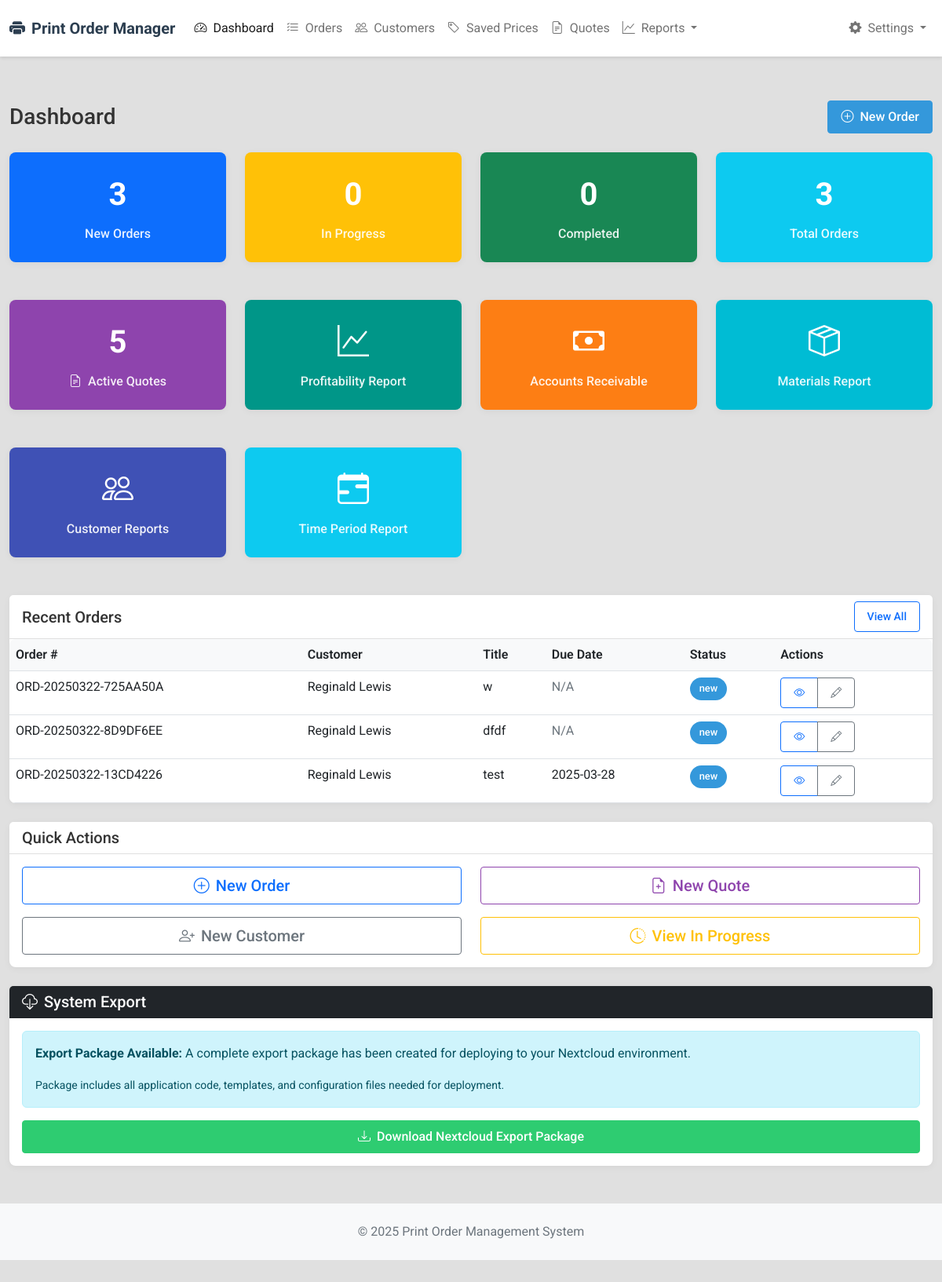
Before: / with the older database file.
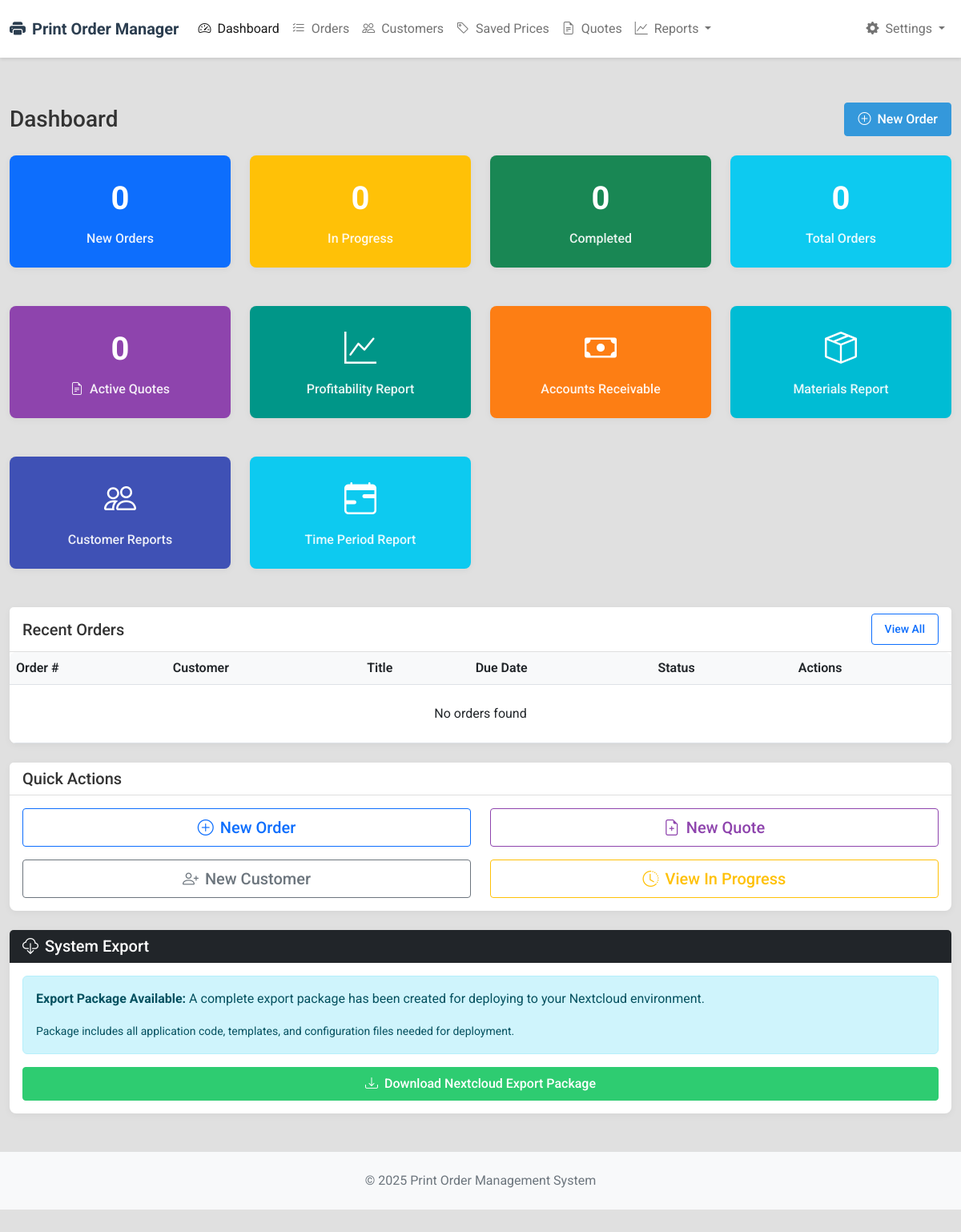
After: the same page with the newer database file.
### models.py (models this page shows, shortened)
class Order(db.Model):
    id = db.Column(db.Integer, primary_key=True)
    order_number = db.Column(db.String(20), unique=True, nullable=False)
    customer_id = db.Column(db.Integer, db.ForeignKey('customer.id'), nullable=False)
    user_id = db.Column(db.Integer, db.ForeignKey('user.id'), nullable=False)
    title = db.Column(db.String(100), nullable=False)
    description = db.Column(db.Text)
    status = db.Column(db.String(20), default='new')  # new, in-progress, completed, cancelled
    due_date = db.Column(db.DateTime)
    total_price = db.Column(db.Float, default=0.0)
    payment_status = db.Column(db.String(20), default='unpaid')  # unpaid, partial, paid
    amount_paid = db.Column(db.Float, default=0.0)
    payment_date = db.Column(db.DateTime, nullable=True)
    payment_method = db.Column(db.String(50), nullable=True)  # cash, check, credit_card, etc.
    payment_reference = db.Column(db.String(100), nullable=True)  # check number, transaction ID, etc.
    invoice_number = db.Column(db.String(50), nullable=True)
    payment_notes = db.Column(db.Text, nullable=True)
    created_at = db.Column(db.DateTime, default=datetime.utcnow)
    updated_at = db.Column(db.DateTime, default=datetime.utcnow, onupdate=datetime.utcnow)
    items = db.relationship('OrderItem', backref='order', lazy=True)
    files = db.relationship('OrderFile', backref='order', lazy=True)
    activities = db.relationship('OrderActivity', backref='order', lazy=True)

class Customer(db.Model):
    id = db.Column(db.Integer, primary_key=True)
    name = db.Column(db.String(100), nullable=False)
    email = db.Column(db.String(120), nullable=False)
    phone = db.Column(db.String(20))
    company = db.Column(db.String(100))
    address = db.Column(db.Text)
    notes = db.Column(db.Text)
    created_at = db.Column(db.DateTime, default=datetime.utcnow)
    orders = db.relationship('Order', backref='customer', lazy=True)

### routes.py (the view)
@app.route('/')
@login_required
def dashboard():
    recent_orders = Order.query.order_by(Order.created_at.desc()).limit(5).all()
    new_orders = Order.query.filter_by(status='new').count()
    in_progress_orders = Order.query.filter_by(status='in-progress').count()
    completed_orders = Order.query.filter_by(status='completed').count()
    active_quotes = Quote.query.filter(Quote.status.in_(['draft', 'sent', 'accepted'])).count()
    return render_template('dashboard.html',
                           recent_orders=recent_orders,
                           new_orders=new_orders,
                           in_progress_orders=in_progress_orders,
                           completed_orders=completed_orders,
                           active_quotes=active_quotes)

### routes.py (called while the page is built, shortened)
def login_required(f):
    @functools.wraps(f)
    def decorated_function(*args, **kwargs):
        return f(*args, **kwargs)
    return decorated_function

@app.before_request
def get_default_user():
    g.user = User.query.filter_by(role='admin').first()

### templates/dashboard.html (shortened to what the changed rows need)
{% extends "layout.html" %}
{% block page_header %}
<div class="d-flex justify-content-between align-items-center mb-4">
    <h1 class="h3 mb-0">Dashboard</h1>
</div>
{% endblock %}
{% block content %}
<div class="row mb-4">
    <div class="col-md-3 col-sm-6 mb-3 mb-md-0">
        <div class="card stats-card bg-primary text-white">
            <div class="stats-number">{{ new_orders }}</div>
            <div class="stats-title">New Orders</div>
        </div>
    </div>
    <div class="col-md-3 col-sm-6">
        <div class="card stats-card bg-info text-white">
            <div class="stats-number">{{ new_orders + in_progress_orders + completed_orders }}</div>
            <div class="stats-title">Total Orders</div>
        </div>
    </div>
</div>
<div class="row mb-4">
    <div class="col-md-3 col-sm-6 mb-3 mb-md-0">
        <a href="{{ url_for('quotes_index') }}" class="text-decoration-none">
            <div class="card stats-card bg-purple text-white">
                <div class="stats-number">{{ active_quotes }}</div>
                <div class="stats-title">
                    <i class="bi bi-file-earmark-text me-1"></i> Active Quotes
                </div>
            </div>
        </a>
    </div>
</div>
<div class="card mb-4">
    <div class="card-body p-0">
        <div class="table-responsive">
            <table class="table mb-0">
                <thead>
                    <tr>
                        <th>Order #</th>
                        <th>Customer</th>
                        <th>Title</th>
                        <th>Due Date</th>
                        <th>Status</th>
                        <th>Actions</th>
                    </tr>
                </thead>
                <tbody>
                    {% if recent_orders %}
                        {% for order in recent_orders %}
                        <tr>
                            <td>{{ order.order_number }}</td>
                            <td>{{ order.customer.name }}</td>
                            <td>{{ order.title }}</td>
                            <td>
                                {% if order.due_date %}
                                    {{ order.due_date.strftime('%Y-%m-%d') }}
                                {% else %}
                                    <span class="text-muted">N/A</span>
                                {% endif %}
                            </td>
                            <td>
                                <span class="badge badge-{{ order.status }}" id="order-status-{{ order.id }}">{{ order.status }}</span>
                            </td>
                            <td>
                                <div class="btn-group btn-group-sm">
                                    <a href="{{ url_for('orders_view', id=order.id) }}" class="btn btn-outline-primary">
                                        <i class="bi bi-eye"></i>
                                    </a>
                                    <a href="{{ url_for('orders_edit', id=order.id) }}" class="btn btn-outline-secondary">
                                        <i class="bi bi-pencil"></i>
                                    </a>
                                </div>
                            </td>
                        </tr>
                        {% endfor %}
                    {% else %}
                        <tr>
                            <td colspan="6" class="text-center py-4">No orders found</td>
                        </tr>
                    {% endif %}
                </tbody>
            </table>
        </div>
    </div>
</div>
{% endblock %}

Changed rows visible on the page:
removed Order: order_number "ORD-20250322-725AA50A", customer.name "Reginald Lewis", title "w", shows "N/A", status "new"
removed Order: order_number "ORD-20250322-8D9DF6EE", customer.name "Reginald Lewis", title "dfdf", shows "N/A", status "new"
removed Order: order_number "ORD-20250322-13CD4226", customer.name "Reginald Lewis", title "test", due_date "2025-03-28", status "new"
Other visible differences:
{{ new_orders }}: "3" → "0"
{{ new_orders + in_progress_orders + completed_orders }}: "3" → "0"
{{ active_quotes }}: "5" → "0"
text now shown: "No orders found"
